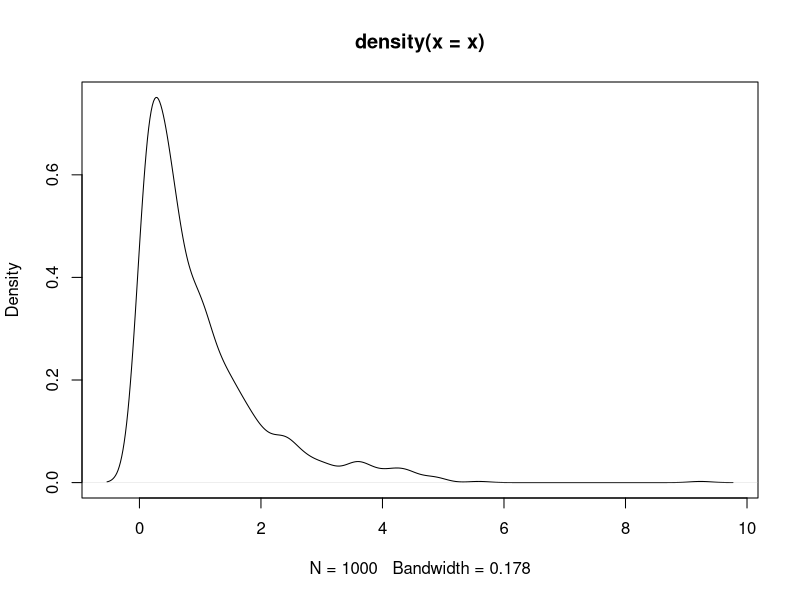
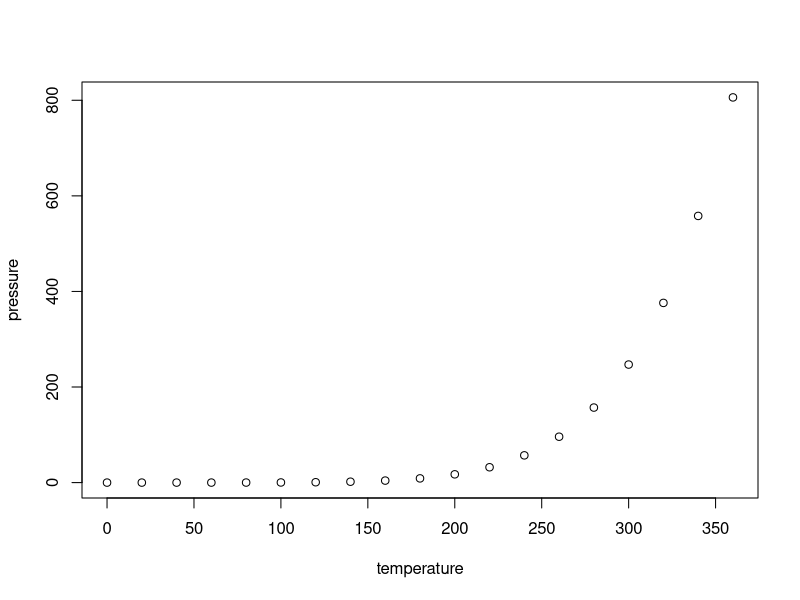

Recreate these plots in R, in order.
## ---- chunk 1
knitr::opts_chunk$set(echo = TRUE)
## ---- chunk 2
summary(cars)
x <- rnorm(1000,0,1) + 10

x<-rexp(1000,1)
head(x)
## ---- chunk 3
plot(density(x))
plot(pressure)
